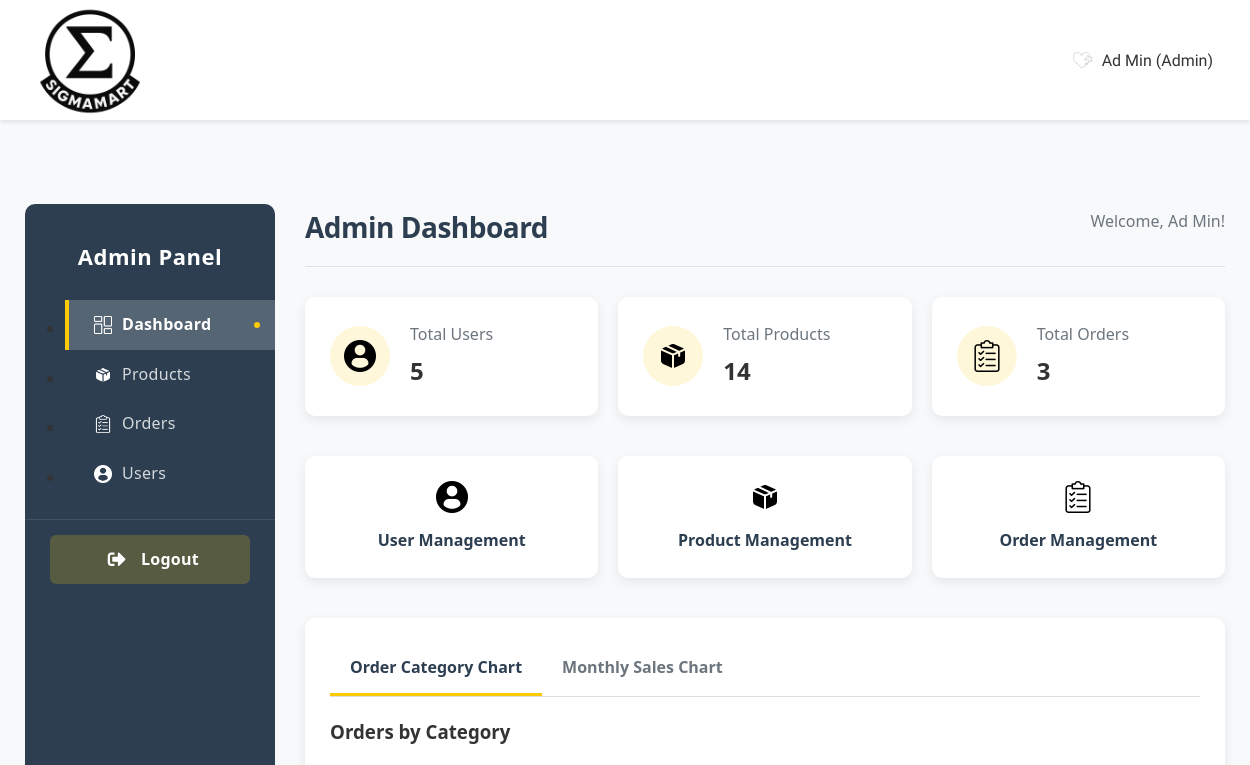
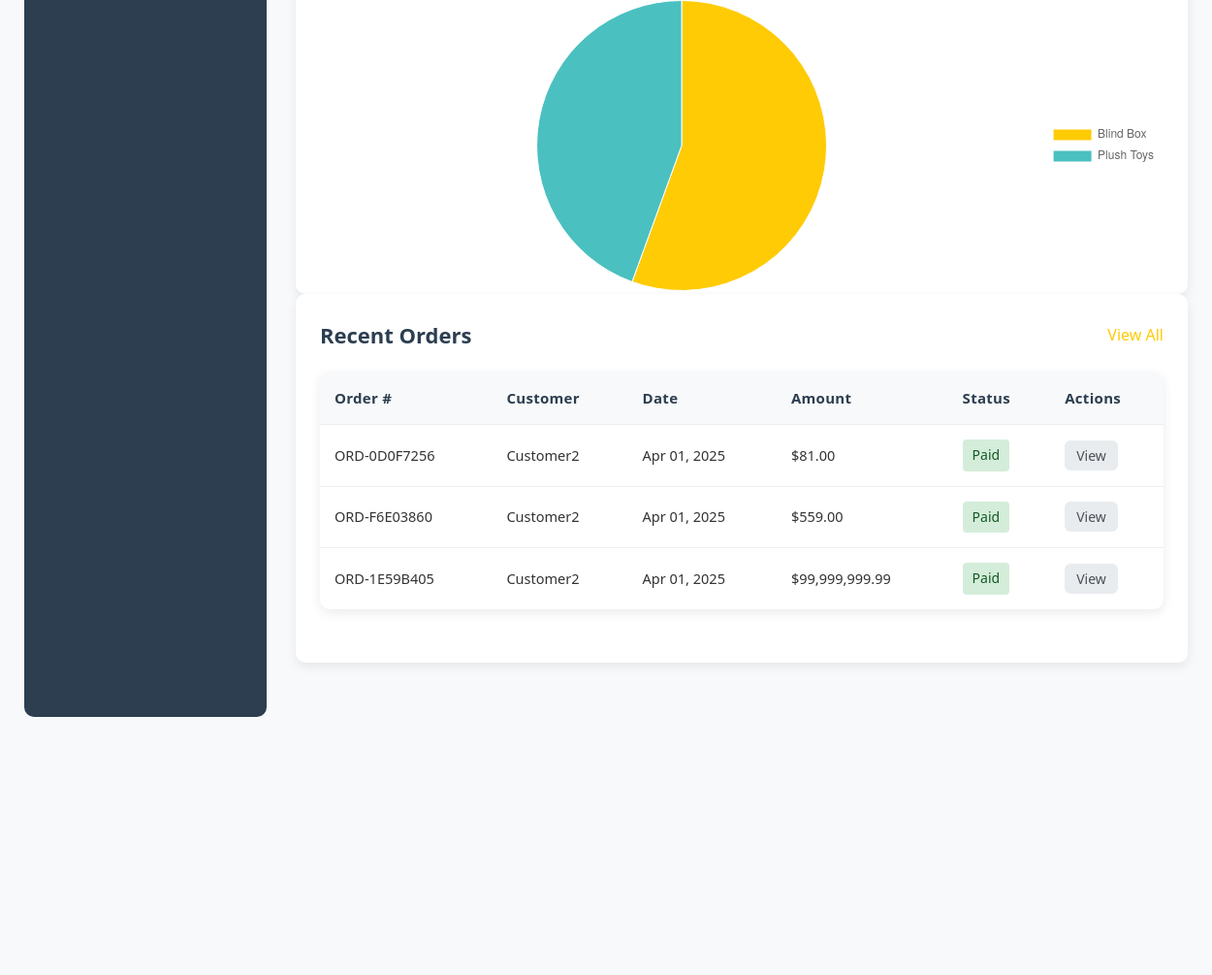
/admin/index.php (signed in, upper part), run on an earlier commit of the app's database (2 pictures, top to bottom).
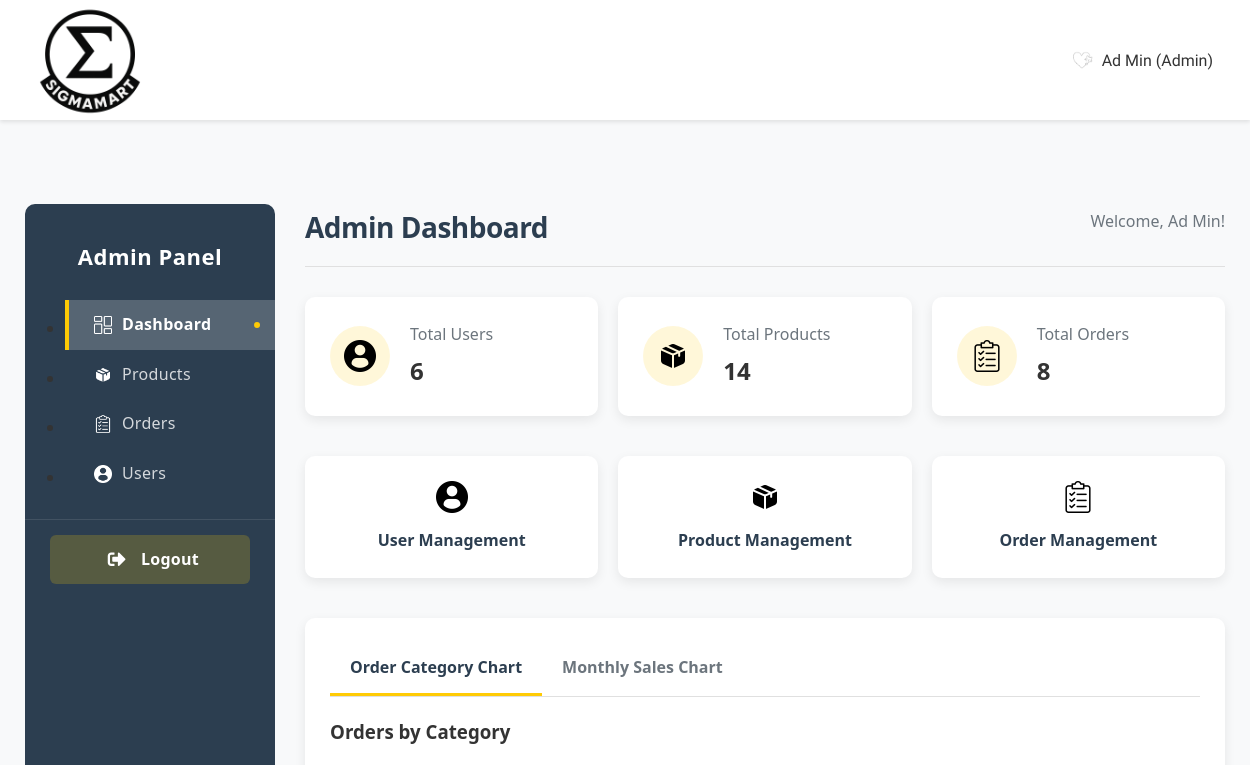
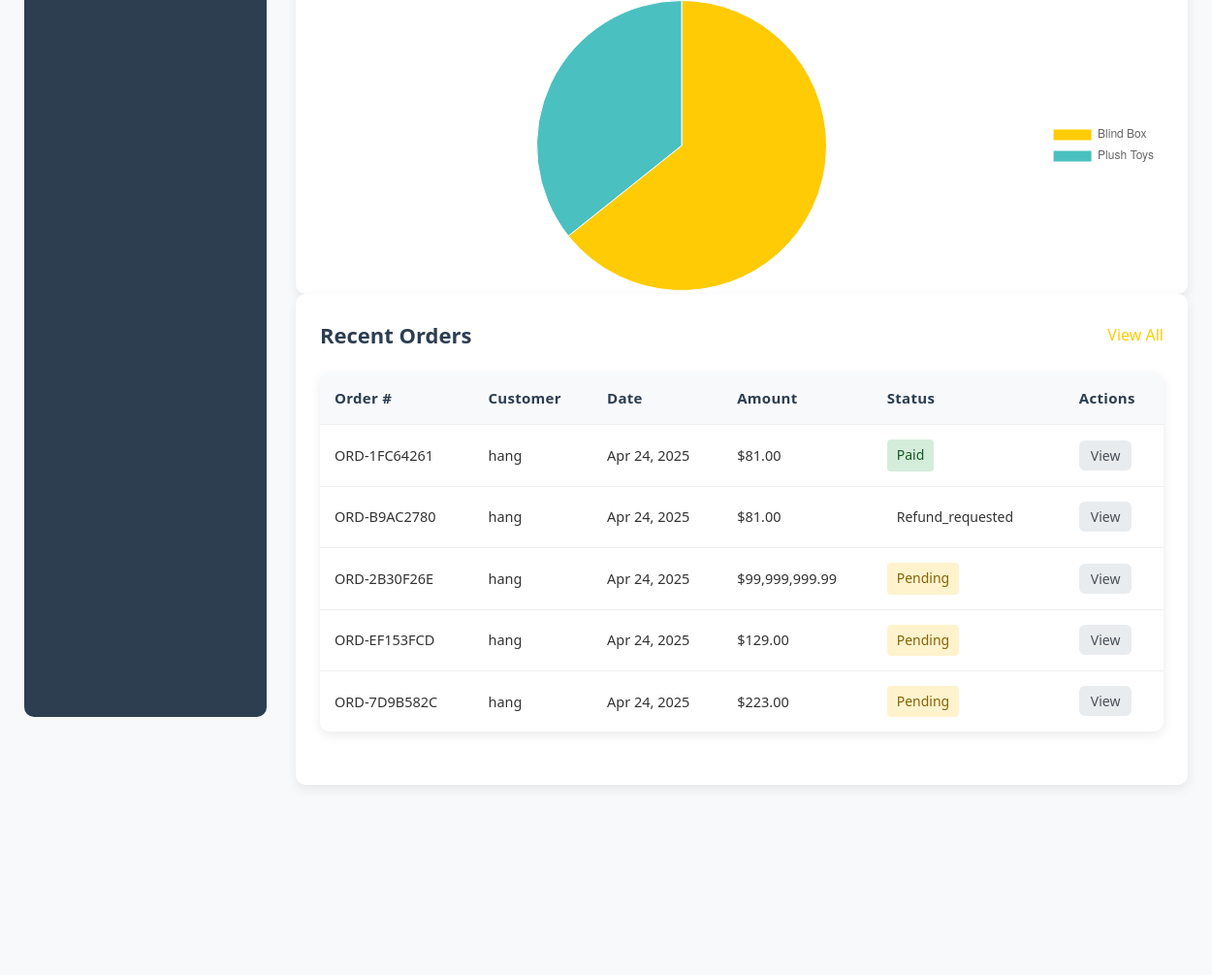
And on a later commit of the database (2 pictures, top to bottom).
### tables this page shows
CREATE TABLE `orders` (
  `id` int(11) NOT NULL,
  `user_id` int(11) NOT NULL,
  `order_reference` varchar(50) NOT NULL,
  `total_amount` decimal(10,2) NOT NULL,
  `shipping_cost` decimal(10,2) NOT NULL,
  `status` varchar(20) NOT NULL DEFAULT 'Pending',
  `payment_id` varchar(100) DEFAULT NULL,
  `payment_date` datetime DEFAULT NULL,
  `payment_session_id` varchar(255) DEFAULT NULL,
  `order_date` datetime NOT NULL,
  `payment_method` varchar(50) DEFAULT NULL,
  `tracking_number` varchar(100) DEFAULT NULL,
  `admin_notes` text DEFAULT NULL
);

CREATE TABLE `users` (
  `UserID` int(7) NOT NULL,
  `username` varchar(255) NOT NULL,
  `FirstName` varchar(255) NOT NULL,
  `LastName` varchar(255) NOT NULL,
  `Email` varchar(255) NOT NULL,
  `Password` varchar(255) NOT NULL,
  `UserType` varchar(255) NOT NULL DEFAULT 'Member',
  `profileimgpath` varchar(255) DEFAULT NULL,
  `is_verified` tinyint(1) NOT NULL DEFAULT 0,
  `remember_token` varchar(255) DEFAULT NULL
);

### admin/index.php (the view, shortened to what the changed rows need)
<?php
require_once '../_base.php';
$userCount = $pdo->query("SELECT COUNT(*) as count FROM users")->fetch(PDO::FETCH_ASSOC)['count'];
$orderCount = $pdo->query("SELECT COUNT(*) as count FROM orders")->fetch(PDO::FETCH_ASSOC)['count'] ?? 0;
$recentOrders = $pdo->query("
    SELECT o.id, o.order_reference, o.total_amount, o.status, o.order_date, u.Username
    FROM orders o
    JOIN users u ON o.user_id = u.UserID
    ORDER BY o.order_date DESC
    LIMIT 5
")->fetchAll(PDO::FETCH_ASSOC);
$categoryData = $pdo->query("
    SELECT c.CategoryName, COUNT(oi.id) as order_count
    FROM order_items oi
    JOIN products p ON oi.product_id = p.ProductID
    JOIN category c ON p.CategoryID = c.CategoryID
    GROUP BY c.CategoryID
    ORDER BY order_count DESC
    LIMIT 6
")->fetchAll(PDO::FETCH_ASSOC);
$monthlySales = $pdo->query("
    SELECT
        DATE_FORMAT(o.order_date, '%Y-%m') as month,
        SUM(o.total_amount) as total_sales
    FROM orders o
    WHERE o.status != 'Cancelled'
    AND o.order_date >= DATE_SUB(CURRENT_DATE(), INTERVAL 6 MONTH)
    GROUP BY month
    ORDER BY month ASC
")->fetchAll(PDO::FETCH_ASSOC);
include '../_head.php';
?>
<div class="admin-container">
    <div class="admin-content">
        <div class="admin-header">
            <h1>Admin Dashboard</h1>
        </div>
        <div class="dashboard-stats">
            <div class="stat-card">
                <div class="stat-content">
                    <h3>Total Users</h3>
                    <p class="stat-number"><?php echo $userCount; ?></p>
                </div>
            </div>
            <div class="stat-card">
                <div class="stat-content">
                    <h3>Total Orders</h3>
                    <p class="stat-number"><?php echo $orderCount; ?></p>
                </div>
            </div>
        </div>
        <div class="chart-container">
            <div class="chart-content active" id="category-chart">
                <h3 class="chart-header">Orders by Category</h3>
                <canvas id="categoryChart" class="chart-canvas"></canvas>
            </div>
        </div>
        <div class="recent-orders">
            <div class="section-header">
                <h2>Recent Orders</h2>
            </div>
            <table class="admin-table">
                <thead>
                    <tr>
                        <th>Order #</th>
                        <th>Customer</th>
                        <th>Date</th>
                        <th>Amount</th>
                        <th>Status</th>
                        <th>Actions</th>
                    </tr>
                </thead>
                <tbody>
                    <?php if (empty($recentOrders)): ?>
                        <tr>
                            <td colspan="5" class="no-records">No orders found</td>
                        </tr>
                    <?php else: ?>
                        <?php foreach ($recentOrders as $order): ?>
                            <tr>
                                <td><?php echo htmlspecialchars($order['order_reference']); ?></td>
                                <td><?php echo htmlspecialchars($order['Username']); ?></td>
                                <td><?php echo date('M d, Y', strtotime($order['order_date'])); ?></td>
                                <td>$<?php echo number_format($order['total_amount'], 2); ?></td>
                                <td><span class="status-badge <?php echo strtolower($order['status']); ?>"><?php echo $order['status']; ?></span></td>
                                <td>
                                    <a href="order_details.php?id=<?php echo $order['id']; ?>" class="action-btn view">View</a>
                                </td>
                            </tr>
                        <?php endforeach; ?>
                    <?php endif; ?>
                </tbody>
            </table>
        </div>
    </div>
</div>
<script>
document.addEventListener('DOMContentLoaded', function() {
    // Category Pie Chart
    const categoryData = <?php echo json_encode($categoryData); ?>;
    const categoryLabels = categoryData.map(item => item.CategoryName);
    const categoryValues = categoryData.map(item => item.order_count);
    new Chart(document.getElementById('categoryChart'), {
        type: 'pie',
        data: {
            labels: categoryLabels,
            datasets: [{
                data: categoryValues,
                backgroundColor: [
                    '#ffcb05', '#4bc0c0', '#36a2eb', '#ff6384', '#9966ff', '#ff9f40'
                ],
                borderWidth: 1
            }]
        },
        options: {
            responsive: true,
            maintainAspectRatio: false,
            plugins: {
                legend: {
                    position: 'right',
                }
            }
        }
    });
    // Monthly Sales Bar Chart
    const salesData = <?php echo json_encode($monthlySales); ?>;
    const months = salesData.map(item => {
        const date = new Date(item.month + '-01');
        return date.toLocaleString('default', { month: 'short', year: 'numeric' });
    });
    const sales = salesData.map(item => item.total_sales);
    new Chart(document.getElementById('salesChart'), {
        type: 'bar',
        data: {
            labels: months,
            datasets: [{
                label: 'Monthly Sales ($)',
                data: sales,
                backgroundColor: '#ffcb05',
                borderColor: '#e6b800',
                borderWidth: 1
            }]
        },
        options: {
            responsive: true,
            maintainAspectRatio: false,
            scales: {
                y: {
                    beginAtZero: true,
                    ticks: {
                        callback: function(value) {
                            return '$' + value;
                        }
                    }
                }
            }
        }
    });
});
</script>
<script>
function showChart(chartType) {
    // Hide all chart contents
    document.querySelectorAll('.chart-content').forEach(content => {
        content.classList.remove('active');
    });
    // Deactivate all tabs
    document.querySelectorAll('.chart-tab').forEach(tab => {
        tab.classList.remove('active');
    });
    // Show selected chart and activate its tab
    document.getElementById(chartType + '-chart').classList.add('active');
    event.currentTarget.classList.add('active');
}
</script>
<?php include '../_foot.php'; ?>

What changed in the data, as far as the page shows it:
no longer on this page (row unchanged): orders: order_reference "ORD-0D0F7256", user.username "Customer2", order_date "Apr 01, 2025", total_amount "81.00", status "Paid"
no longer on this page (row unchanged): orders: order_reference "ORD-F6E03860", user.username "Customer2", order_date "Apr 01, 2025", total_amount "559.00", status "Paid"
no longer on this page (row unchanged): orders: order_reference "ORD-1E59B405", user.username "Customer2", order_date "Apr 01, 2025", total_amount "99,999,999.99", status "Paid"
added orders: order_reference "ORD-1FC64261", user.username "hang", order_date "Apr 24, 2025", total_amount "81.00", status "Paid"
added orders: order_reference "ORD-B9AC2780", user.username "hang", order_date "Apr 24, 2025", total_amount "81.00", status "Refund_requested"
added orders: order_reference "ORD-2B30F26E", user.username "hang", order_date "Apr 24, 2025", total_amount "99,999,999.99", status "Pending"
added orders: order_reference "ORD-EF153FCD", user.username "hang", order_date "Apr 24, 2025", total_amount "129.00", status "Pending"
added orders: order_reference "ORD-7D9B582C", user.username "hang", order_date "Apr 24, 2025", total_amount "223.00", status "Pending"
Also different on the page:
$userCount: "5" → "6"
$orderCount: "3" → "8"
chart data {{ json_encode($categoryData) }}: [{"CategoryName":"Blind Box","order_count":5},{"CategoryName":"Plush Toys","order_count":4}] → [{"CategoryName":"Blind Box","order_count":9},{"CategoryName":"Plush Toys","order_count":5}]
